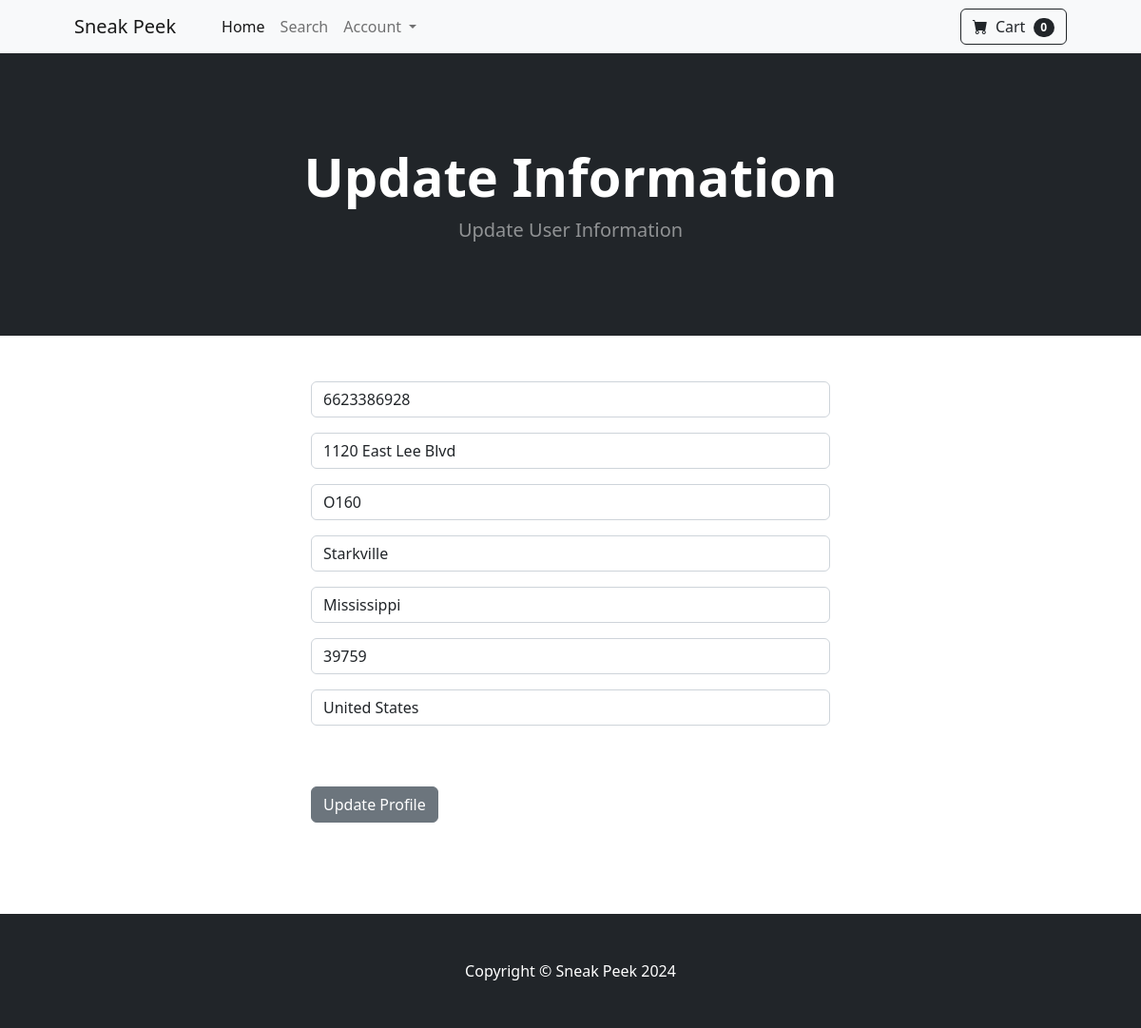
Page /update_info/ (signed in) on the committed database.
### sneakpeek/models.py (models this page shows, shortened)
class UserProfile(models.Model):
    user = models.OneToOneField(User, on_delete=models.CASCADE)
    approved = models.BooleanField(null=True)
    date_modified = models.DateTimeField(auto_now=True)
    account_type = models.CharField(max_length=50, blank=True)
    phone = models.CharField(max_length=50, blank=True)
    address1 = models.CharField(max_length=200, blank=True)
    address2 = models.CharField(max_length=200, blank=True)
    city = models.CharField(max_length=50, blank=True)
    state = models.CharField(max_length=50, blank=True)
    zipcode = models.CharField(max_length=50, blank=True)
    country = models.CharField(max_length=50, blank=True)
    earning = models.DecimalField(default=0, decimal_places=2, max_digits=10)
    old_cart= models.CharField(max_length=200, blank=True,null=True)

### sneakpeek/views.py (the view)
# urls.py: path('update_info/', views.update_info, name='update_info'),
def update_info(request):
    if request.user.is_authenticated:
        current_user = UserProfile.objects.get(user__id=request.user.id)
        form = UpdateUserInfoForm(request.POST or None, instance=current_user)
        if form.is_valid():
            form.save()
            messages.success(request, "Your information has been updated!")
            return redirect('home')
        return render(request, "update_info.html", {'form':form})
    else:
         messages.success(request, "Please log in first before updating your account")
         return redirect('home')

### sneakpeek/forms.py
class UpdateUserInfoForm(forms.ModelForm):
	phone = forms.CharField(label = "", widget=forms.TextInput(attrs={'class': 'form-control', 'placeholder':'Phone'}), required=False)
	address1 = forms.CharField(label = "", widget=forms.TextInput(attrs={'class': 'form-control', 'placeholder':'Address 1'}), required=False)
	address2 = forms.CharField(label = "", widget=forms.TextInput(attrs={'class': 'form-control', 'placeholder':'Address 2'}), required=False)
	city = forms.CharField(label = "", widget=forms.TextInput(attrs={'class': 'form-control', 'placeholder':'City'}), required=False)
	state = forms.CharField(label = "", widget=forms.TextInput(attrs={'class': 'form-control', 'placeholder':'State'}), required=False)
	zipcode = forms.CharField(label = "", widget=forms.TextInput(attrs={'class': 'form-control', 'placeholder':'Zipcode'}), required=False)
	country = forms.CharField(label = "", widget=forms.TextInput(attrs={'class': 'form-control', 'placeholder':'Country'}), required=False)
	class Meta:
		model = UserProfile
		fields = ('phone', 'address1', 'address2', 'city', 'state', 'zipcode', 'country')

### cart/cart.py (called while the page is built)
    def __len__(self):
        return len(self.cart)

### cart/context_processors.py (called while the page is built)
def cart(request):
    return {'cart': Cart(request)}

### sneakpeek/templates/update_info.html (shortened to what this page needs)
{% extends 'base.html' %}
{% block content %}
        <header class="bg-dark py-5">
            <div class="container px-4 px-lg-5 my-5">
                <div class="text-center text-white">
                    <h1 class="display-4 fw-bolder">Update Information</h1>
                    <p class="lead fw-normal text-white-50 mb-0">Update User Information</p>
                </div>
            </div>
        </header>
        <div class="container">
        	<div class="row">
        			<div class="col-md-6 offset-md-3">
        				<br/><br/>
<form method="POST" action="{% url 'update_info' %}">
    {{ form.as_p }}
    <br/><br/>
    <button type="submit" class="btn btn-secondary">
      Update Profile
    </button>
</form>
<br/><br/>
<br/><br/>
        			</div>
        	</div>
        </div>
{% endblock %}

### rows in the picture
UserProfile: phone "6623386928", address1 "1120 East Lee Blvd", address2 "O160", city "Starkville", state "Mississippi", zipcode "39759", country "United States"

### other values in the picture
{{ cart|length }} "0"
